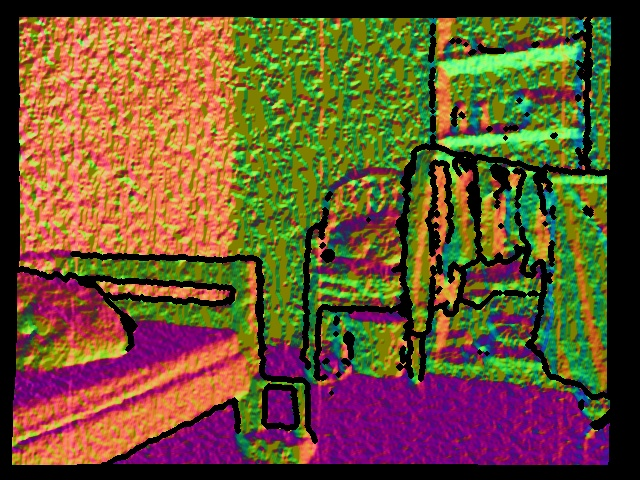
#> input picture images/station10.jpg, 640 x 480 px; its folder holds 4 pictures in this run
$ python image_shrinker.py
#> lines starting #> are read from the running program, lines starting #| are printed output that depends on the picture
import numpy as np
import os
import six.moves.urllib as urllib
import sys
import tarfile
import zipfile
import json
import time
import glob
import cv2 as cv

from io import StringIO

from multiprocessing.dummy import Pool as ThreadPool


def shrink_image(image_path):
#> called with image_path = 'images/station10.jpg'
    image = cv.imread(image_path)
#> image is the input picture: shape (480, 640, 3); mean B, G, R 48.5, 82.7, 106.5
    image_small=cv.resize(image, (320,240))
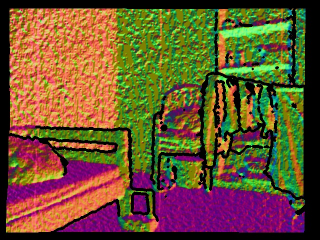
#> image_small: shape (240, 320, 3); mean B, G, R 48.6, 82.8, 106.6
#> pass 3 of the loop `for image_path in TEST_IMAGE_PATHS:`:
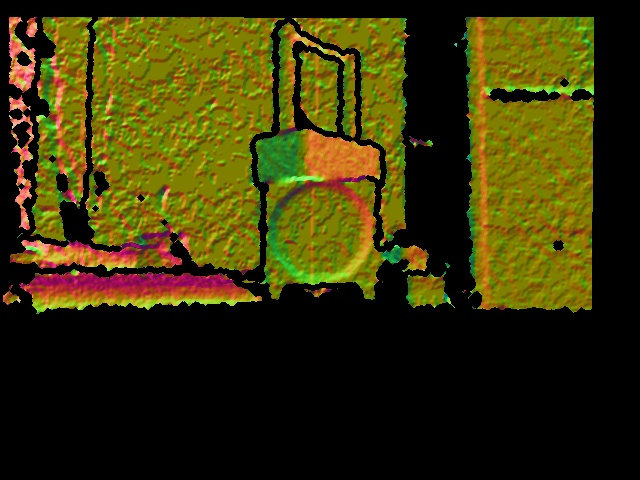
#> input picture images/station102.jpg, 640 x 480 px
#> in shrink_image, image is the input picture: shape (480, 640, 3); mean B, G, R 7.4, 50.5, 56.4
#> in shrink_image (call 3), `image_small=cv.resize(image, (320,240))`:
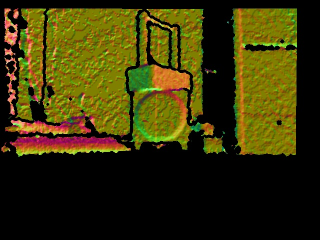
#> image_small: shape (240, 320, 3); mean B, G, R 7.4, 50.6, 56.4
#> the loop made 4 passes; the first 3 are shown

    cv.imwrite('output/{}'.format(image_path),image_small)


# TEST_IMAGE_PATHS = [ os.path.join(PATH_TO_TEST_IMAGES_DIR, 'image-{}.jpg'.format(i)) for i in range(1, 4) ]
PATH_TO_TEST_IMAGES_DIR = 'images'

TEST_IMAGE_PATHS = glob.glob(os.path.join(PATH_TO_TEST_IMAGES_DIR, '*.jpg'))

for image_path in TEST_IMAGE_PATHS:
            shrink_image(image_path)
